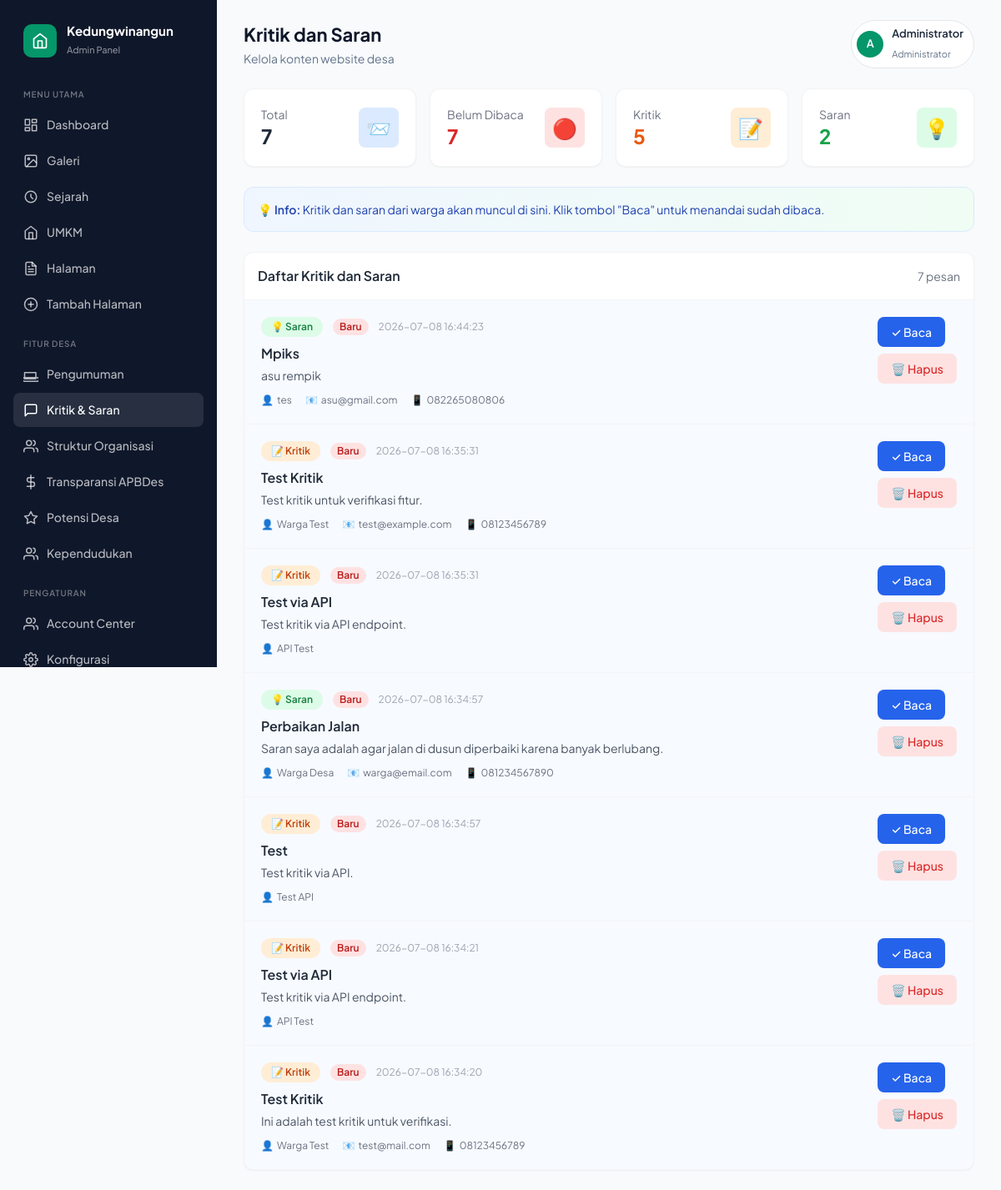
The page /admin/kritik-saran (signed in) on the database as committed earlier.
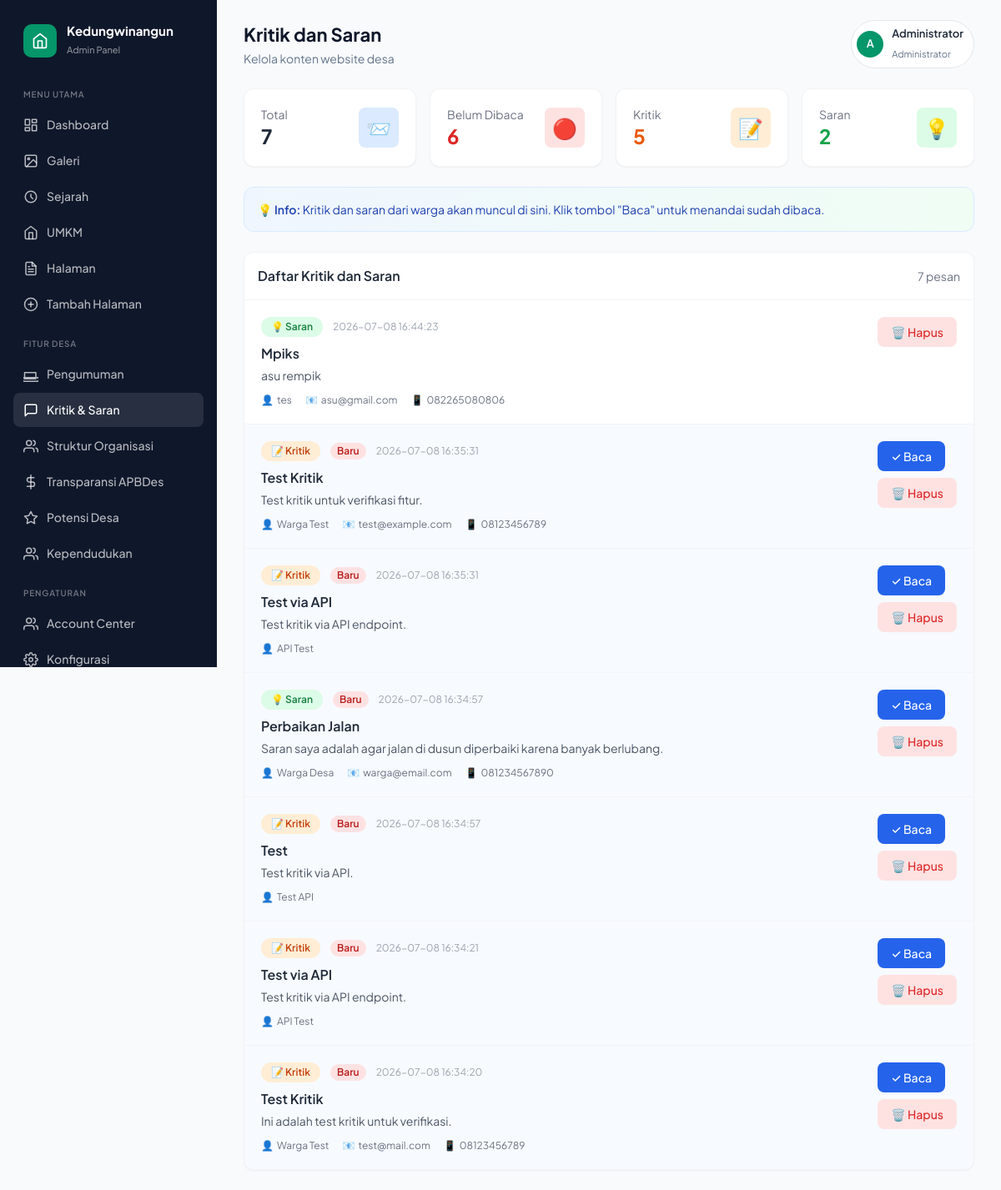
The same page on the database as committed later.
### tables this page shows
CREATE TABLE kritik_saran (
                id INTEGER PRIMARY KEY AUTOINCREMENT,
                nama TEXT NOT NULL,
                email TEXT,
                telepon TEXT,
                subjek TEXT NOT NULL,
                kategori TEXT DEFAULT 'kritik',
                isi TEXT NOT NULL,
                is_read INTEGER DEFAULT 0,
                is_responded INTEGER DEFAULT 0,
                responded_by INTEGER,
                responded_at TIMESTAMP,
                created_at TIMESTAMP DEFAULT CURRENT_TIMESTAMP
            );

### routes/admin.py (the view)
@admin_bp.route("/kritik-saran")
@admin_required
def kritik_saran():
    try:
        kritik_saran_list = get_all_kritik_saran(include_read=True)
        stats = get_kritik_saran_stats()
        return render_template(
            "admin/kritik_saran.html",
            kritik_saran_list=kritik_saran_list,
            stats=stats,
        )
    except Exception as e:
        logger.error(f"Error loading kritik_saran: {str(e)}")
        flash_error('Terjadi kesalahan saat memuat halaman')
        return redirect(url_for('admin.dashboard'))

### app.py (called while the page is built)
@app.context_processor
def inject_openrouter_key():
    return {
        'openrouter_api_key': environ.get('OPENROUTER_API_KEY', '')
    }

@app.context_processor
def inject_custom_pages():
    from models import get_all_pages
    return {'custom_pages_nav': get_all_pages()}

### errors.py (called while the page is built)
def admin_required(func):
    @functools.wraps(func)
    def wrapper(*args, **kwargs):
        from flask import session
        if not session.get('user_logged_in'):
            flash_error('Silakan login terlebih dahulu.', 'error')
            return redirect(url_for('public.login'))
        if session.get('user_role') != 'admin':
            flash_error('Halaman ini hanya untuk Administrator.', 'error')
            return redirect(url_for('public.index'))
        return func(*args, **kwargs)
    return wrapper

### models.py (called while the page is built)
def get_db_connection():
    conn = sqlite3.connect(Config.DB_NAME)
    conn.row_factory = sqlite3.Row
    return conn

### templates/admin/kritik_saran.html (shortened to what the changed rows need)
{% extends 'admin/base.html' %}
{% block page_title %}Kritik dan Saran{% endblock %}
{% block content %}
<div class="space-y-6">
    <div class="grid grid-cols-2 md:grid-cols-4 gap-4">
        <div class="bg-white rounded-xl p-5 shadow-sm border border-gray-100">
            <div class="flex items-center justify-between">
                <div>
                    <p class="text-sm text-gray-500">Belum Dibaca</p>
                    <p class="text-2xl font-bold text-red-600">{{ stats.unread }}</p>
                </div>
            </div>
        </div>
    </div>
    <div class="bg-white rounded-xl shadow-sm border border-gray-100 overflow-hidden">
        {% if kritik_saran_list %}
        <div class="divide-y divide-gray-100">
            {% for ks in kritik_saran_list %}
            <div class="p-5 hover:bg-gray-50 transition-colors {% if not ks.is_read %}bg-blue-50/50{% endif %}">
                <div class="flex items-start justify-between gap-4">
                    <div class="flex-1">
                        <div class="flex items-center gap-3 mb-2">
                            <span class="px-3 py-1 rounded-full text-xs font-semibold
                                {% if ks.kategori == 'kritik' %}bg-orange-100 text-orange-700{% else %}bg-green-100 text-green-700{% endif %}">
                                {% if ks.kategori == 'kritik' %}📝 Kritik{% else %}💡 Saran{% endif %}
                            </span>
                            {% if not ks.is_read %}
                            <span class="px-2 py-0.5 bg-red-100 text-red-700 text-xs font-semibold rounded-full">Baru</span>
                            {% endif %}
                            <span class="text-xs text-gray-400">{{ ks.created_at }}</span>
                        </div>
                        <h4 class="font-semibold text-gray-800 mb-1">{{ ks.subjek }}</h4>
                        <p class="text-sm text-gray-600 mb-3">{{ ks.isi[:150] }}{% if ks.isi|length > 150 %}...{% endif %}</p>
                        <div class="flex items-center gap-4 text-xs text-gray-500">
                            <span class="flex items-center gap-1">
                                <span>👤</span> {{ ks.nama }}
                            </span>
                            {% if ks.email %}
                            <span class="flex items-center gap-1">
                                <span>📧</span> {{ ks.email }}
                            </span>
                            {% endif %}
                            {% if ks.telepon %}
                            <span class="flex items-center gap-1">
                                <span>📱</span> {{ ks.telepon }}
                            </span>
                            {% endif %}
                        </div>
                    </div>
                    <div class="flex flex-col gap-2">
                        {% if not ks.is_read %}
                        <form action="{{ url_for('admin.read_kritik_saran', ks_id=ks.id) }}" method="POST">
                            <button type="submit"
                                    class="px-4 py-2 bg-blue-600 text-white text-sm font-medium rounded-lg hover:bg-blue-700 transition-colors">
                                ✓ Baca
                            </button>
                        </form>
                        {% endif %}
                        <form action="{{ url_for('admin.delete_kritik_saran_route', ks_id=ks.id) }}" method="POST"
                              onsubmit="return confirm('Yakin ingin menghapus kritik/saran ini?');">
                            <button type="submit"
                                    class="px-4 py-2 bg-red-100 text-red-600 text-sm font-medium rounded-lg hover:bg-red-200 transition-colors">
                                🗑️ Hapus
                            </button>
                        </form>
                    </div>
                </div>
            </div>
            {% endfor %}
        </div>
        {% endif %}
    </div>
</div>
{% endblock %}

Rows that differ between the two databases and show on the page:
changed kritik_saran "Mpiks": no longer shows "Baru ✓ Baca"
Other text that changed with them:
{{ stats.unread }}: "7" → "6"
